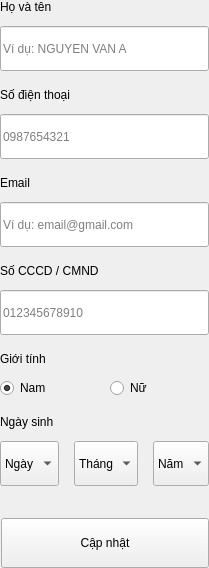
                                <widget class="QWidget" name="pagePersonalInfo">
                                  <layout class="QVBoxLayout">
                                    <property name="spacing">
                                      <number>12</number>
                                    </property>
                                    <property name="margin">
                                      <number>0</number>
                                    </property>
                                    <item>
                                      <widget class="QLabel">
                                        <property name="text">
                                          <string>Họ và tên</string>
                                        </property>
                                        <property name="cssClass">
                                          <string>FormLabel</string>
                                        </property>
                                      </widget>
                                    </item>
                                    <item>
                                      <widget class="QLineEdit">
                                        <property name="placeholderText">
                                          <string>Ví dụ: NGUYEN VAN A</string>
                                        </property>
                                        <property name="cssClass">
                                          <string>FormInput</string>
                                        </property>
                                        <property name="minimumSize">
                                          <size>
                                            <width>0</width>
                                            <height>45</height>
                                          </size>
                                        </property>
                                      </widget>
                                    </item>
                                    <item>
                                      <spacer>
                                        <property name="orientation">
                                          <enum>Qt::Vertical</enum>
                                        </property>
                                        <property name="sizeHint">
                                          <size>
                                            <width>5</width>
                                            <height>5</height>
                                          </size>
                                        </property>
                                      </spacer>
                                    </item>
                                    <item>
                                      <widget class="QLabel">
                                        <property name="text">
                                          <string>Số điện thoại</string>
                                        </property>
                                        <property name="cssClass">
                                          <string>FormLabel</string>
                                        </property>
                                      </widget>
                                    </item>
                                    <item>
                                      <widget class="QLineEdit">
                                        <property name="placeholderText">
                                          <string>0987654321</string>
                                        </property>
                                        <property name="cssClass">
                                          <string>FormInput</string>
                                        </property>
                                        <property name="minimumSize">
                                          <size>
                                            <width>0</width>
                                            <height>45</height>
                                          </size>
                                        </property>
                                      </widget>
                                    </item>
                                    <item>
                                      <spacer>
                                        <property name="orientation">
                                          <enum>Qt::Vertical</enum>
                                        </property>
                                        <property name="sizeHint">
                                          <size>
                                            <width>5</width>
                                            <height>5</height>
                                          </size>
                                        </property>
                                      </spacer>
                                    </item>
                                    <item>
                                      <widget class="QLabel">
                                        <property name="text">
                                          <string>Email</string>
                                        </property>
                                        <property name="cssClass">
                                          <string>FormLabel</string>
                                        </property>
                                      </widget>
                                    </item>
                                    <item>
                                      <widget class="QLineEdit">
                                        <property name="placeholderText">
                                          <string>Ví dụ: email@gmail.com</string>
                                        </property>
                                        <property name="cssClass">
                                          <string>FormInput</string>
                                        </property>
                                        <property name="minimumSize">
                                          <size>
                                            <width>0</width>
                                            <height>45</height>
                                          </size>
                                        </property>
                                      </widget>
                                    </item>
                                    <item>
                                      <spacer>
                                        <property name="orientation">
                                          <enum>Qt::Vertical</enum>
                                        </property>
                                        <property name="sizeHint">
                                          <size>
                                            <width>5</width>
                                            <height>5</height>
                                          </size>
                                        </property>
                                      </spacer>
                                    </item>
                                    <item>
                                      <widget class="QLabel">
                                        <property name="text">
                                          <string>Số CCCD / CMND</string>
                                        </property>
                                        <property name="cssClass">
                                          <string>FormLabel</string>
                                        </property>
                                      </widget>
                                    </item>
                                    <item>
                                      <widget class="QLineEdit">
                                        <property name="placeholderText">
                                          <string>012345678910</string>
                                        </property>
                                        <property name="cssClass">
                                          <string>FormInput</string>
                                        </property>
                                        <property name="minimumSize">
                                          <size>
                                            <width>0</width>
                                            <height>45</height>
                                          </size>
                                        </property>
                                      </widget>
                                    </item>
                                    <item>
                                      <spacer>
                                        <property name="orientation">
                                          <enum>Qt::Vertical</enum>
                                        </property>
                                        <property name="sizeHint">
                                          <size>
                                            <width>5</width>
                                            <height>5</height>
                                          </size>
                                        </property>
                                      </spacer>
                                    </item>
                                    <item>
                                      <widget class="QLabel">
                                        <property name="text">
                                          <string>Giới tính</string>
                                        </property>
                                        <property name="cssClass">
                                          <string>FormLabel</string>
                                        </property>
                                      </widget>
                                    </item>
                                    <item>
                                      <layout class="QHBoxLayout">
                                        <item>
                                          <widget class="QRadioButton" name="rbMale">
                                            <property name="text">
                                              <string>Nam</string>
                                            </property>
                                            <property name="checked">
                                              <bool>true</bool>
                                            </property>
                                          </widget>
                                        </item>
                                        <item>
                                          <widget class="QRadioButton" name="rbFemale">
                                            <property name="text">
                                              <string>Nữ</string>
                                            </property>
                                          </widget>
                                        </item>
                                        <item>
                                          <spacer />
                                        </item>
                                      </layout>
                                    </item>
                                    <item>
                                      <spacer>
                                        <property name="orientation">
                                          <enum>Qt::Vertical</enum>
                                        </property>
                                        <property name="sizeHint">
                                          <size>
                                            <width>5</width>
                                            <height>5</height>
                                          </size>
                                        </property>
                                      </spacer>
                                    </item>
                                    <item>
                                      <widget class="QLabel">
                                        <property name="text">
                                          <string>Ngày sinh</string>
                                        </property>
                                        <property name="cssClass">
                                          <string>FormLabel</string>
                                        </property>
                                      </widget>
                                    </item>
                                    <item>
                                      <layout class="QHBoxLayout">
                                        <property name="spacing">
                                          <number>15</number>
                                        </property>
                                        <item>
                                          <widget class="QComboBox">
                                            <property name="cssClass">
                                              <string>FormInput</string>
                                            </property>
                                            <property name="minimumSize">
                                              <size>
                                                <width>0</width>
                                                <height>45</height>
                                              </size>
                                            </property>
                                            <item>
                                              <property name="text">
                                                <string>Ngày</string>
                                              </property>
                                            </item>
                                          </widget>
                                        </item>
                                        <item>
                                          <widget class="QComboBox">
                                            <property name="cssClass">
                                              <string>FormInput</string>
                                            </property>
                                            <property name="minimumSize">
                                              <size>
                                                <width>0</width>
                                                <height>45</height>
                                              </size>
                                            </property>
                                            <item>
                                              <property name="text">
                                                <string>Tháng</string>
                                              </property>
                                            </item>
                                          </widget>
                                        </item>
                                        <item>
                                          <widget class="QComboBox">
                                            <property name="cssClass">
                                              <string>FormInput</string>
                                            </property>
                                            <property name="minimumSize">
                                              <size>
                                                <width>0</width>
                                                <height>45</height>
                                              </size>
                                            </property>
                                            <item>
                                              <property name="text">
                                                <string>Năm</string>
                                              </property>
                                            </item>
                                          </widget>
                                        </item>
                                      </layout>
                                    </item>
                                    <item>
                                      <spacer>
                                        <property name="orientation">
                                          <enum>Qt::Vertical</enum>
                                        </property>
                                        <property name="sizeHint">
                                          <size>
                                            <width>20</width>
                                            <height>20</height>
                                          </size>
                                        </property>
                                      </spacer>
                                    </item>
                                    <item>
                                      <layout class="QHBoxLayout">
                                        <item>
                                          <spacer />
                                        </item>
                                        <item>
                                          <widget class="QPushButton">
                                            <property name="text">
                                              <string>Cập nhật</string>
                                            </property>
                                            <property name="cssClass">
                                              <string>BtnUpdate</string>
                                            </property>
                                            <property name="minimumSize">
                                              <size>
                                                <width>160</width>
                                                <height>50</height>
                                              </size>
                                            </property>
                                          </widget>
                                        </item>
                                      </layout>
                                    </item>
                                  </layout>
                                </widget>
